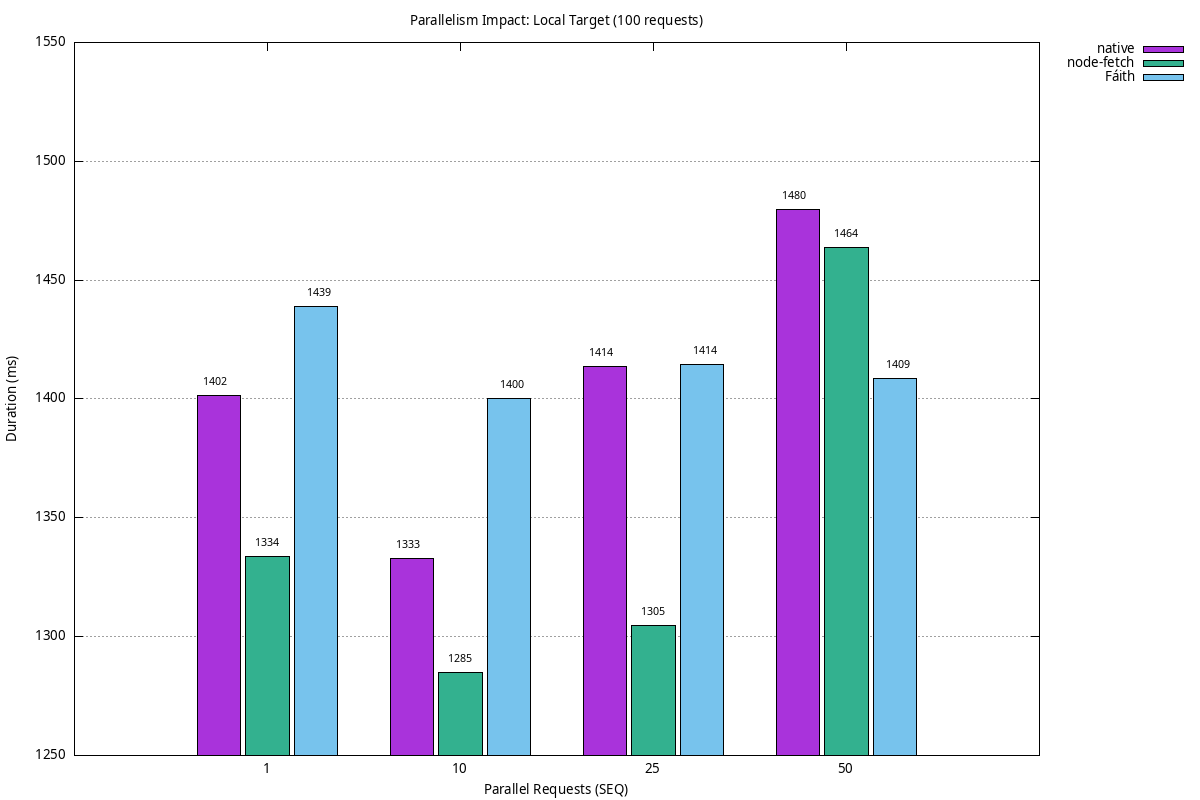

Generate this figure with gnuplot:
set terminal png size 1200,800 font "sans,10" enhanced
set output 'charts/parallelism_local.png'
set title 'Parallelism Impact: Local Target (100 requests)'
set xlabel 'Parallel Requests (SEQ)'
set ylabel 'Duration (ms)'
set grid ytics
set key outside right top
set style data histograms
set style histogram clustered gap 1
set style fill solid 0.8 border -1
set boxwidth 0.9
set offset 0,0,graph 0.15,0
set xtics ("1" 0, "10" 1, "25" 2, "50" 3)


plot 'charts/parallelism_local_data.txt' using 2:xtic(1) title 'native', \
     '' using 3 title 'node-fetch', \
     '' using 4 title 'Fáith', \
     '' using ($0-0.27):2:(sprintf("%.0f",$2)) with labels center offset 0,1 font ",8" notitle, \
     '' using ($0):3:(sprintf("%.0f",$3)) with labels center offset 0,1 font ",8" notitle, \
     '' using ($0+0.27):4:(sprintf("%.0f",$4)) with labels center offset 0,1 font ",8" notitle
